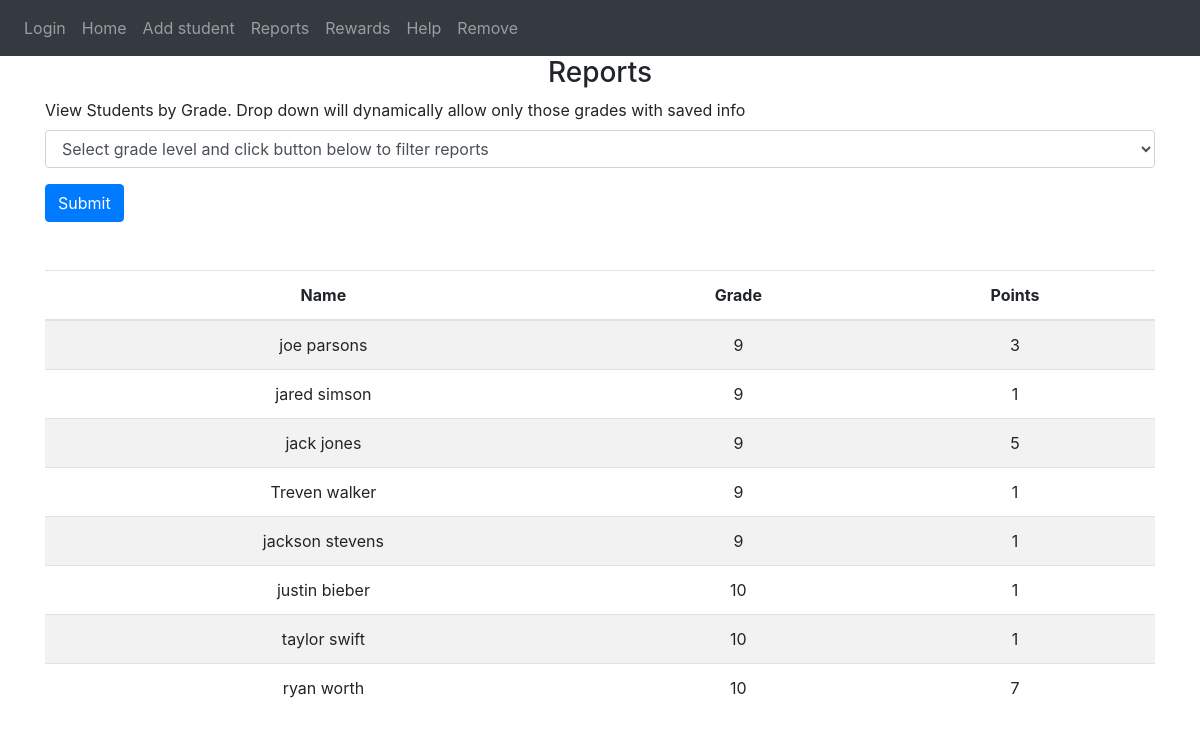
Page /reports on the committed database.
### website/models.py (models this page shows)
class User(db.Model, UserMixin):
    id = db.Column(db.Integer, primary_key=True )
    student_name = db.Column(db.String(150))
    event_name = db.Column(db.String(150))
    grade_level = db.Column(db.String(150))
    notes = db.relationship('Note')

### website/auth.py (the view)
@auth.route('/reports', methods=['GET','POST'])
def reports():
    if request.method == 'POST':
        grade_level = request.form.get('grades_field')
        print('Grade level selected for report is:' + str(grade_level))
        flash('Grade level selected is ' + grade_level, category='success')
    else:
        grade_level = None
    uniqueStudentList = User.query.with_entities(User.student_name, User.grade_level).distinct()
    studentPointsList=[]
    grade_dict = {}
    for eachUStd in uniqueStudentList:
        if grade_level is None or not grade_level or eachUStd.grade_level == grade_level:
            if eachUStd.grade_level not in grade_dict.keys():
                grade_dict[eachUStd.grade_level] = eachUStd.grade_level
            pointsPerStudent = User.query.filter_by(student_name=eachUStd.student_name).count()
            eachStudentPoint = []
            eachStudentPoint.append(eachUStd.student_name)
            eachStudentPoint.append(eachUStd.grade_level)
            eachStudentPoint.append(pointsPerStudent)
            studentPointsList.append(eachStudentPoint)
    studentPointsList.sort(key=lambda eachStudentPoint: eachStudentPoint[1], reverse=True)
    return render_template("reports.html", studentView=studentPointsList, gradesInput=grade_dict)

### website/templates/reports.html (shortened to what this page needs)
{% extends "base.html" %} {% block title %}Changed{% endblock %}
{% block content %}
<form method="post">
  <h3 align="center">Reports</h3>
  <div class="form-group">
    <label align="center">View Students by Grade. Drop down will dynamically allow only those grades with saved info</label>
    <select name="grades_field" class="form-control" method="GET" action="/">
      <option value="{{gradesInput[0]}}" selected> Select grade level and click button below to filter reports</option>
    </select>
</div>
<button type="submit" class="btn btn-primary">Submit</button>
</form>
<br />
<br />
 <table id="data" class="table table-striped">
  <thead>
    <tr align="center">
      <th>Name</th>
      <th>Grade</th>
      <th>Points</th>
    </tr>
  </thead>
  <tbody>
    {% for student in studentView %}
      <tr align="center">
        <td>{{ student[0]}}</td>
        <td>{{ student[1]}}</td>
        <td>{{ student[2]}}</td>
      </tr>
    {% endfor %}
  </tbody>
</table>
{% endblock %}

### website/templates/base.html (shortened to what this page needs)
<!DOCTYPE html>
<html>
  <head>
    <link
      rel="stylesheet"
      href="https://stackpath.bootstrapcdn.com/bootstrap/4.4.1/css/bootstrap.min.css"
    />
    <link
      rel="stylesheet"
      href="https://stackpath.bootstrapcdn.com/font-awesome/4.7.0/css/font-awesome.min.css"
    />
  </head>
  <body>
    <nav class="navbar navbar-expand-lg navbar-dark bg-dark">
      <div class="collapse navbar-collapse" id="navbar">
        <div class="navbar-nav">
            <a class="nav-item nav-link" id="login" href="/login">Login</a>
            <a class="nav-item nav-link" id="home" href="/">Home</a>
            <a class="nav-item nav-link" id="addstudent" href="/addstudent">Add student</a>
            <a class="nav-item nav-link" id="reports" href="/reports">Reports</a>
            <a class="nav-item nav-link" id="rewards" href="/rewards">Rewards</a>
            <a class="nav-item nav-link" id="help" href="/help">Help</a>
            <a class="nav-item nav-link" id="remove" href="/remove">Remove</a>
        </div>
      </div>
    </nav>
    <div class="container">
        {% block content %}
        {% endblock %}
    </div>
  </body>
</html>

### rows in the picture
User: student_name "joe parsons", grade_level "9", id "3"
User: student_name "jared simson", grade_level "9", student "1"
User: student_name "Treven walker", grade_level "9", student "1"
User: student_name "jackson stevens", grade_level "9", student "1"
User: student_name "justin bieber", grade_level "10", student "1"
User: student_name "taylor swift", grade_level "10", student "1"

### other values in the picture
{{ student[0] }} "jack jones" "ryan worth"
{{ student[1] }} "9" "10"
{{ student[2] }} "5" "7"
